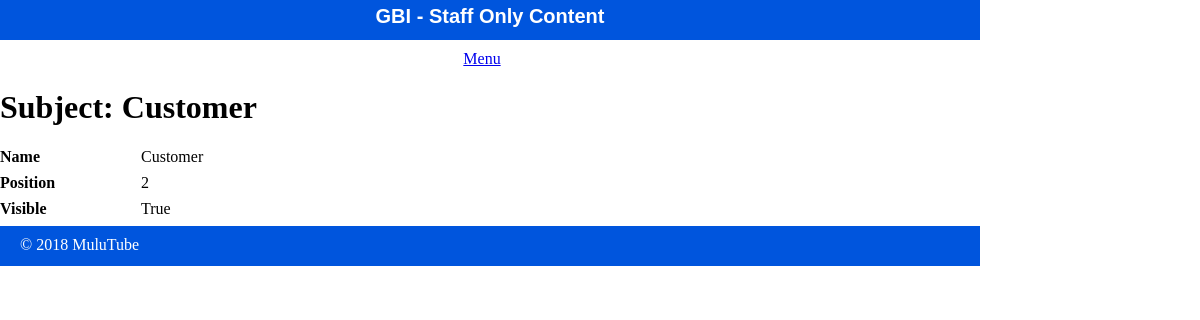
The app's page /public/staff/subjects/show.php?id=2 with its own data.
### tables this page shows
CREATE TABLE `subjects` (
  `id` int(11) NOT NULL AUTO_INCREMENT,
  `menu_name` varchar(255) DEFAULT NULL,
  `position` int(11) DEFAULT NULL,
  `visible` tinyint(1) DEFAULT NULL,
  PRIMARY KEY (`id`),
  KEY `index_position` (`position`)
);

### private/query_functions.php (called while the page is built, shortened)
<?php
function find_subject_by_id($id)
{
	global $db;
	$sql = "SELECT * FROM subjects ";
	$sql .="WHERE id='".$id."'";
	$result_set = mysqli_query($db, $sql);
	$subject = mysqli_fetch_assoc($result_set);
	return $subject;
}

### private/function.php (called while the page is built, shortened)
<?php
function h($value = '')
{
	return htmlspecialchars($value);
}

### public/staff/subjects/show.php (the view, shortened to what this page needs)
<?php
$id = $_GET['id'] ?? '1';
$subject = find_subject_by_id($id);
?>
<?php include SHARED_PATH . '/header.php'; ?>
<div class="subject show">
	<h1>Subject: <?php echo h($subject['menu_name']); ?> </h1>
		<div class="attributes">
			<dl>
				<dt><?php echo "Name"; ?></dt>
				<dd><?php echo h($subject['menu_name']); ?></dd>
			</dl>
			<dl>
				<dt><?php echo "Position"; ?></dt>
				<dd><?php echo h($subject['position']); ?></dd>
			</dl>
			<dl>
				<dt><?php echo "Visible"; ?></dt>
				<dd><?php echo h($subject['visible'] == '1' ? 'True' : 'False'); ?></dd>
			</dl>
		</div>
</div>
<?php include SHARED_PATH . '/footer.php' ?>

### public/css/staff.css (style rules this page uses)
html { height: 100%; width: 100%; margin: 0 auto; }
body { height: 980px; width: 100%; margin: 0 auto; padding: 0; }
dl { clear: both; overflow: hidden; margin: 0.5em 0; }
dt { float: left; font-weight: bold; width: 125px; }
dd { float: left; margin-left: 1em; }

### records on screen
subjects: menu_name "Customer", position "2", visible "True"

### other values on screen
$content_title "Staff Only Content"
